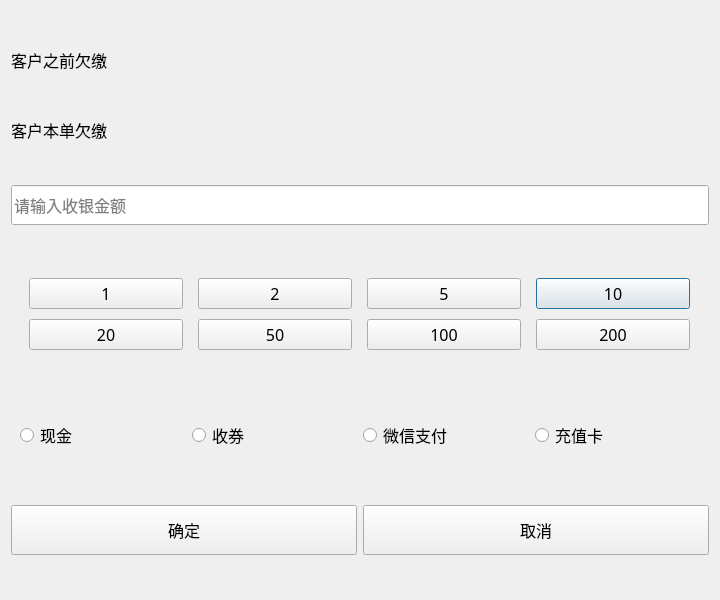
<?xml version="1.0" encoding="UTF-8"?>
<ui version="4.0">
 <class>dlgCustomerPayWhenGetClo</class>
 <widget class="QDialog" name="dlgCustomerPayWhenGetClo">
  <property name="minimumSize">
   <size>
    <width>720</width>
    <height>600</height>
   </size>
  </property>
  <property name="font">
   <font>
    <family>微软雅黑</family>
    <pointsize>12</pointsize>
   </font>
  </property>
  <property name="windowTitle">
   <string>客户取衣时缴费</string>
  </property>
  <layout class="QGridLayout" name="gridLayout">
   <item row="3" column="0" colspan="2">
    <widget class="QLineEdit" name="LeInputMoney">
     <property name="minimumSize">
      <size>
       <width>0</width>
       <height>40</height>
      </size>
     </property>
     <property name="font">
      <font>
       <family>微软雅黑</family>
       <pointsize>12</pointsize>
      </font>
     </property>
     <property name="placeholderText">
      <string>请输入收银金额</string>
     </property>
    </widget>
   </item>
   <item row="4" column="0" colspan="2">
    <widget class="QWidget" name="widget_2" native="true">
     <property name="maximumSize">
      <size>
       <width>16777215</width>
       <height>100</height>
      </size>
     </property>
     <layout class="QGridLayout" name="gridLayout_3">
      <item row="2" column="4">
       <widget class="QPushButton" name="BtnNumTen">
        <property name="minimumSize">
         <size>
          <width>154</width>
          <height>30</height>
         </size>
        </property>
        <property name="maximumSize">
         <size>
          <width>154</width>
          <height>16777215</height>
         </size>
        </property>
        <property name="font">
         <font>
          <family>微软雅黑</family>
          <pointsize>12</pointsize>
         </font>
        </property>
        <property name="text">
         <string>10</string>
        </property>
       </widget>
      </item>
      <item row="4" column="2">
       <widget class="QPushButton" name="BtnNumFifty">
        <property name="minimumSize">
         <size>
          <width>154</width>
          <height>30</height>
         </size>
        </property>
        <property name="maximumSize">
         <size>
          <width>154</width>
          <height>16777215</height>
         </size>
        </property>
        <property name="font">
         <font>
          <family>微软雅黑</family>
          <pointsize>12</pointsize>
         </font>
        </property>
        <property name="text">
         <string>50</string>
        </property>
       </widget>
      </item>
      <item row="4" column="3">
       <widget class="QPushButton" name="BtnNumOneH">
        <property name="minimumSize">
         <size>
          <width>154</width>
          <height>30</height>
         </size>
        </property>
        <property name="maximumSize">
         <size>
          <width>154</width>
          <height>16777215</height>
         </size>
        </property>
        <property name="font">
         <font>
          <family>微软雅黑</family>
          <pointsize>12</pointsize>
         </font>
        </property>
        <property name="text">
         <string>100</string>
        </property>
       </widget>
      </item>
      <item row="2" column="1">
       <widget class="QPushButton" name="BtnNumOne">
        <property name="minimumSize">
         <size>
          <width>154</width>
          <height>30</height>
         </size>
        </property>
        <property name="maximumSize">
         <size>
          <width>154</width>
          <height>16777215</height>
         </size>
        </property>
        <property name="font">
         <font>
          <family>微软雅黑</family>
          <pointsize>12</pointsize>
         </font>
        </property>
        <property name="text">
         <string>1</string>
        </property>
       </widget>
      </item>
      <item row="4" column="4">
       <widget class="QPushButton" name="BtnNumTwoH">
        <property name="minimumSize">
         <size>
          <width>154</width>
          <height>30</height>
         </size>
        </property>
        <property name="maximumSize">
         <size>
          <width>154</width>
          <height>16777215</height>
         </size>
        </property>
        <property name="font">
         <font>
          <family>微软雅黑</family>
          <pointsize>12</pointsize>
         </font>
        </property>
        <property name="text">
         <string>200</string>
        </property>
       </widget>
      </item>
      <item row="2" column="3">
       <widget class="QPushButton" name="BtnNumFive">
        <property name="minimumSize">
         <size>
          <width>154</width>
          <height>30</height>
         </size>
        </property>
        <property name="maximumSize">
         <size>
          <width>154</width>
          <height>16777215</height>
         </size>
        </property>
        <property name="font">
         <font>
          <family>微软雅黑</family>
          <pointsize>12</pointsize>
         </font>
        </property>
        <property name="text">
         <string>5</string>
        </property>
       </widget>
      </item>
      <item row="2" column="2">
       <widget class="QPushButton" name="BtnNumTwo">
        <property name="minimumSize">
         <size>
          <width>154</width>
          <height>30</height>
         </size>
        </property>
        <property name="maximumSize">
         <size>
          <width>154</width>
          <height>16777215</height>
         </size>
        </property>
        <property name="font">
         <font>
          <family>微软雅黑</family>
          <pointsize>12</pointsize>
         </font>
        </property>
        <property name="text">
         <string>2</string>
        </property>
       </widget>
      </item>
      <item row="4" column="1">
       <widget class="QPushButton" name="BtnNumTwenty">
        <property name="minimumSize">
         <size>
          <width>154</width>
          <height>30</height>
         </size>
        </property>
        <property name="maximumSize">
         <size>
          <width>154</width>
          <height>16777215</height>
         </size>
        </property>
        <property name="font">
         <font>
          <family>微软雅黑</family>
          <pointsize>12</pointsize>
         </font>
        </property>
        <property name="text">
         <string>20</string>
        </property>
       </widget>
      </item>
     </layout>
    </widget>
   </item>
   <item row="6" column="0">
    <widget class="QPushButton" name="BtnEnter">
     <property name="minimumSize">
      <size>
       <width>0</width>
       <height>50</height>
      </size>
     </property>
     <property name="maximumSize">
      <size>
       <width>16777215</width>
       <height>16777215</height>
      </size>
     </property>
     <property name="font">
      <font>
       <family>微软雅黑</family>
       <pointsize>12</pointsize>
      </font>
     </property>
     <property name="text">
      <string>确定</string>
     </property>
    </widget>
   </item>
   <item row="2" column="0">
    <widget class="QLabel" name="LACustomerNotPaidForThisOrder">
     <property name="maximumSize">
      <size>
       <width>16777215</width>
       <height>30</height>
      </size>
     </property>
     <property name="text">
      <string>客户本单欠缴</string>
     </property>
    </widget>
   </item>
   <item row="1" column="0" colspan="2">
    <widget class="QLabel" name="LACustomerBeforeHaveNotPaid">
     <property name="maximumSize">
      <size>
       <width>16777215</width>
       <height>30</height>
      </size>
     </property>
     <property name="text">
      <string>客户之前欠缴</string>
     </property>
    </widget>
   </item>
   <item row="5" column="0" colspan="2">
    <widget class="QWidget" name="widget" native="true">
     <property name="maximumSize">
      <size>
       <width>16777215</width>
       <height>60</height>
      </size>
     </property>
     <property name="font">
      <font>
       <family>微软雅黑</family>
       <pointsize>12</pointsize>
      </font>
     </property>
     <layout class="QGridLayout" name="gridLayout_2">
      <item row="2" column="0">
       <widget class="QRadioButton" name="RaCash">
        <property name="font">
         <font>
          <family>微软雅黑</family>
          <pointsize>12</pointsize>
         </font>
        </property>
        <property name="text">
         <string>现金</string>
        </property>
       </widget>
      </item>
      <item row="2" column="1">
       <widget class="QRadioButton" name="RaTicket">
        <property name="font">
         <font>
          <family>微软雅黑</family>
          <pointsize>12</pointsize>
         </font>
        </property>
        <property name="text">
         <string>收券</string>
        </property>
       </widget>
      </item>
      <item row="2" column="2">
       <widget class="QRadioButton" name="RaWechat">
        <property name="font">
         <font>
          <family>微软雅黑</family>
          <pointsize>12</pointsize>
         </font>
        </property>
        <property name="text">
         <string>微信支付</string>
        </property>
       </widget>
      </item>
      <item row="2" column="3">
       <widget class="QRadioButton" name="RaCard">
        <property name="font">
         <font>
          <family>微软雅黑</family>
          <pointsize>12</pointsize>
         </font>
        </property>
        <property name="text">
         <string>充值卡</string>
        </property>
       </widget>
      </item>
     </layout>
    </widget>
   </item>
   <item row="6" column="1">
    <widget class="QPushButton" name="BtnCancel">
     <property name="minimumSize">
      <size>
       <width>0</width>
       <height>50</height>
      </size>
     </property>
     <property name="font">
      <font>
       <family>微软雅黑</family>
       <pointsize>12</pointsize>
      </font>
     </property>
     <property name="text">
      <string>取消</string>
     </property>
    </widget>
   </item>
  </layout>
 </widget>
 <resources/>
 <connections/>
</ui>
